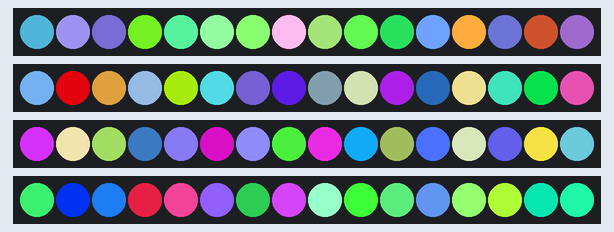
Recording of a program running on a simulated Raspberry Pi (BCM pin numbers) with a Blinkt!. Parts: 4 × 16 RGB LEDs in strip order, left to right. Random numbers come from a fixed seed.

Above: at 0.45 s.
At 5.26 s:
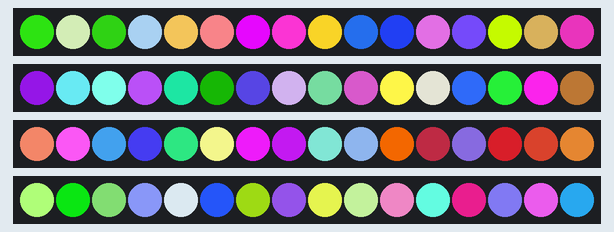
At 10.08 s:
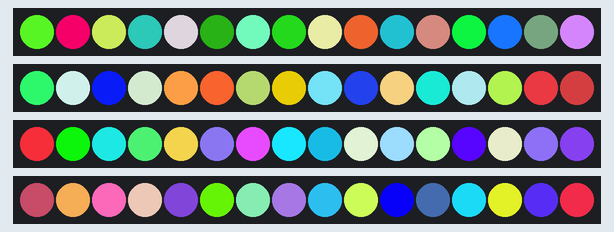
At 20.01 s:
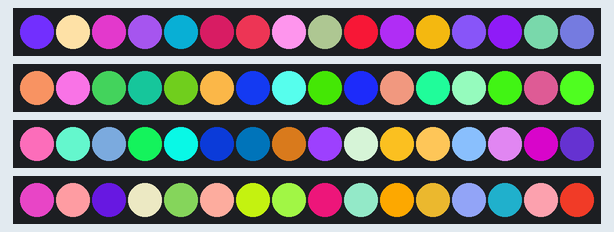
At 29.64 s:
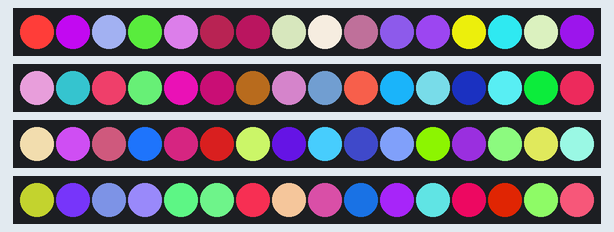
At 39.57 s:
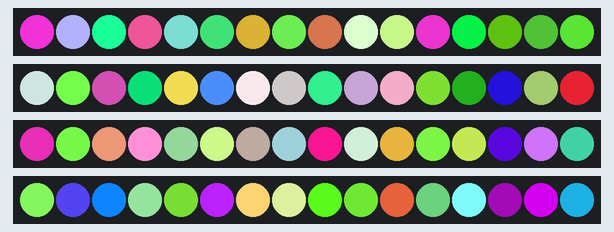

The program:

random_colours.py
```python
# Adapted from blinkt example
import random
import time
from mote import Mote

mote = Mote()

mote.configure_channel(1, 16, False)
mote.configure_channel(2, 16, False)
mote.configure_channel(3, 16, False)
mote.configure_channel(4, 16, False)

try:
    while True:
        for channel in range(4):
            for i in range(16):
                mote.set_pixel(channel+1,i, random.randint(0,255), random.randint(0,255), random.randint(0,255))
            time.sleep(0.01)
            mote.show()

except KeyboardInterrupt:
	mote.clear()
	mote.show()
	quit()
```
